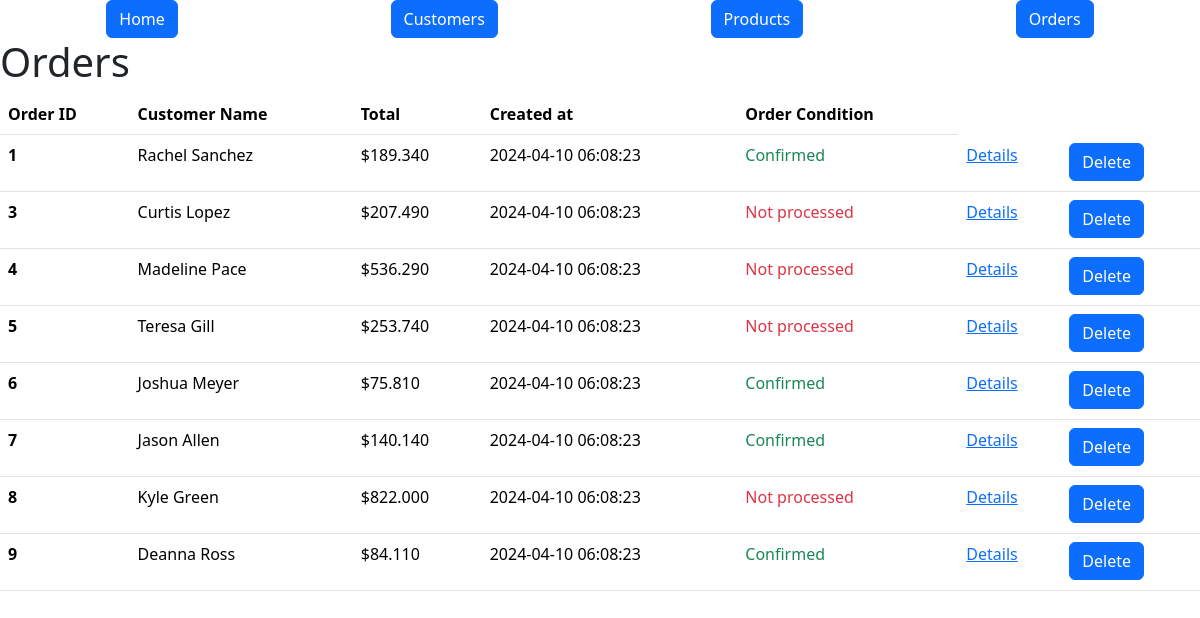
The page /orders on the database its author committed.
### models.py (models this page shows, shortened)
class Order(db.Model):
    id = mapped_column(Integer, primary_key=True)
    customer_id = mapped_column(Integer, ForeignKey(Customer.id), nullable=False)
    total = mapped_column(DECIMAL(10, 3), default=0)
    customer = relationship("Customer", back_populates="orders")
    items = relationship("ProductOrder", cascade="all, delete-orphan")
    created_at = mapped_column(DateTime, default=func.now())
    processed = mapped_column(DateTime, default=None, nullable=True)
    def total(self):
        total = 0
        for item in self.items:
            total += item.product.price * item.quantity
        math.floor(total)
        return total

class Customer(db.Model):
    id = mapped_column(Integer, primary_key=True)
    name = mapped_column(String(200), nullable=False, unique=True)
    phone = mapped_column(String(20), nullable=False)
    balance = mapped_column(DECIMAL(10, 3), nullable=False, default=0)
    orders = relationship("Order", cascade="all, delete-orphan")

class Products(db.Model):
    id = mapped_column(Integer, primary_key=True)
    name = mapped_column(String(200), nullable=False)
    price = mapped_column(DECIMAL(10, 3), nullable=False)
    available = mapped_column(Integer, default=0)
    orders = relationship("ProductOrder")

class ProductOrder(db.Model):
    id = mapped_column(Integer, primary_key=True)
    order_id = mapped_column(Integer, ForeignKey(Order.id), nullable=False)
    product_id = mapped_column(Integer, ForeignKey(Products.id), nullable=False)
    quantity = mapped_column(Integer, nullable=False)
    product = relationship("Products", back_populates="orders")
    order = relationship("Order", back_populates="items")

### routes/html_bp.py (the view)
@htmls_bp.route("/orders", methods=["GET"])
def orders():
    statement = db.select(Order)
    records = db.session.execute(statement)
    results = records.scalars()
    return render_template("orders.html", orders=results)

### templates/orders.html
{% extends "base.html" %} {% block content %}
<h1>Orders</h1>
<table class="table table-hover">
  <thead>
    <tr>
      <th scope="col">Order ID</th>
      <th scope="col">Customer Name</th>
      <th scope="col">Total</th>
      <th scope="col">Created at</th>
      <th scope="col">Order Condition</th>
    </tr>
  </thead>
  <tbody>
    {% for order in orders %}
    <tr>
      <th scope="row">{{order.id}}</th>
      <td>{{order.customer.name}}</td>
      <td>${{order.total()}}</td>
      <td>{{order.created_at}}</td>
      <td>
        {% if order.processed %}
        <p class="text-success">Confirmed</p>
        {% else %}
        <p class="text-danger">Not processed</p>
        {% endif %}
      </td>
      <td>
        <a href="{{url_for('html.orders_info', id=order.id)}}">Details</a>
      </td>
      <td>
        <form
          method="POST"
          action="{{ url_for('api_orders.delete_order', id=order.id) }}"
        >
          <button type="submit" class="btn btn-primary">Delete</button>
        </form>
      </td>
    </tr>
    {% endfor %}
  </tbody>
</table>
{% endblock %}

### rows shown on the page
Order: id "1", customer.name "Rachel Sanchez", total "189.340", created_at "2024-04-10 06:08:23", shows "Confirmed"
Order: id "3", customer.name "Curtis Lopez", total "207.490", created_at "2024-04-10 06:08:23", shows "Not processed"
Order: id "4", customer.name "Madeline Pace", total "536.290", created_at "2024-04-10 06:08:23", shows "Not processed"
Order: id "5", customer.name "Teresa Gill", total "253.740", created_at "2024-04-10 06:08:23", shows "Not processed"
Order: id "6", customer.name "Joshua Meyer", total "75.810", created_at "2024-04-10 06:08:23", shows "Confirmed"
Order: id "7", customer.name "Jason Allen", total "140.140", created_at "2024-04-10 06:08:23", shows "Confirmed"
Order: id "8", customer.name "Kyle Green", total "822.000", created_at "2024-04-10 06:08:23", shows "Not processed"
Order: id "9", customer.name "Deanna Ross", total "84.110", created_at "2024-04-10 06:08:23", shows "Confirmed"
